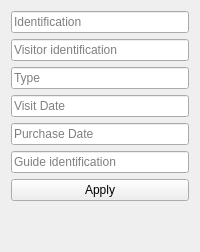
                <widget class="QWidget" name="create_ticket">
                 <attribute name="title">
                  <string>Ticket</string>
                 </attribute>
                 <layout class="QVBoxLayout" name="verticalLayout_24">
                  <item>
                   <widget class="QLineEdit" name="line_ticket_id">
                    <property name="text">
                     <string/>
                    </property>
                    <property name="placeholderText">
                     <string>Identification</string>
                    </property>
                   </widget>
                  </item>
                  <item>
                   <widget class="QLineEdit" name="line_ticket_visitor_id">
                    <property name="text">
                     <string/>
                    </property>
                    <property name="placeholderText">
                     <string>Visitor identification</string>
                    </property>
                   </widget>
                  </item>
                  <item>
                   <widget class="QLineEdit" name="line_ticket_type">
                    <property name="text">
                     <string/>
                    </property>
                    <property name="placeholderText">
                     <string>Type</string>
                    </property>
                   </widget>
                  </item>
                  <item>
                   <widget class="QLineEdit" name="line_ticket_visit_date">
                    <property name="text">
                     <string/>
                    </property>
                    <property name="readOnly">
                     <bool>false</bool>
                    </property>
                    <property name="placeholderText">
                     <string>Visit Date</string>
                    </property>
                   </widget>
                  </item>
                  <item>
                   <widget class="QLineEdit" name="line_ticket_purchase_date">
                    <property name="text">
                     <string/>
                    </property>
                    <property name="placeholderText">
                     <string>Purchase Date</string>
                    </property>
                   </widget>
                  </item>
                  <item>
                   <widget class="QLineEdit" name="line_ticket_guide_id">
                    <property name="text">
                     <string/>
                    </property>
                    <property name="placeholderText">
                     <string>Guide identification</string>
                    </property>
                   </widget>
                  </item>
                  <item>
                   <widget class="QPushButton" name="btn_apply_ticket">
                    <property name="text">
                     <string>Apply</string>
                    </property>
                   </widget>
                  </item>
                  <item>
                   <spacer name="verticalSpacer_14">
                    <property name="orientation">
                     <enum>Qt::Vertical</enum>
                    </property>
                    <property name="sizeHint" stdset="0">
                     <size>
                      <width>20</width>
                      <height>40</height>
                     </size>
                    </property>
                   </spacer>
                  </item>
                 </layout>
                </widget>
